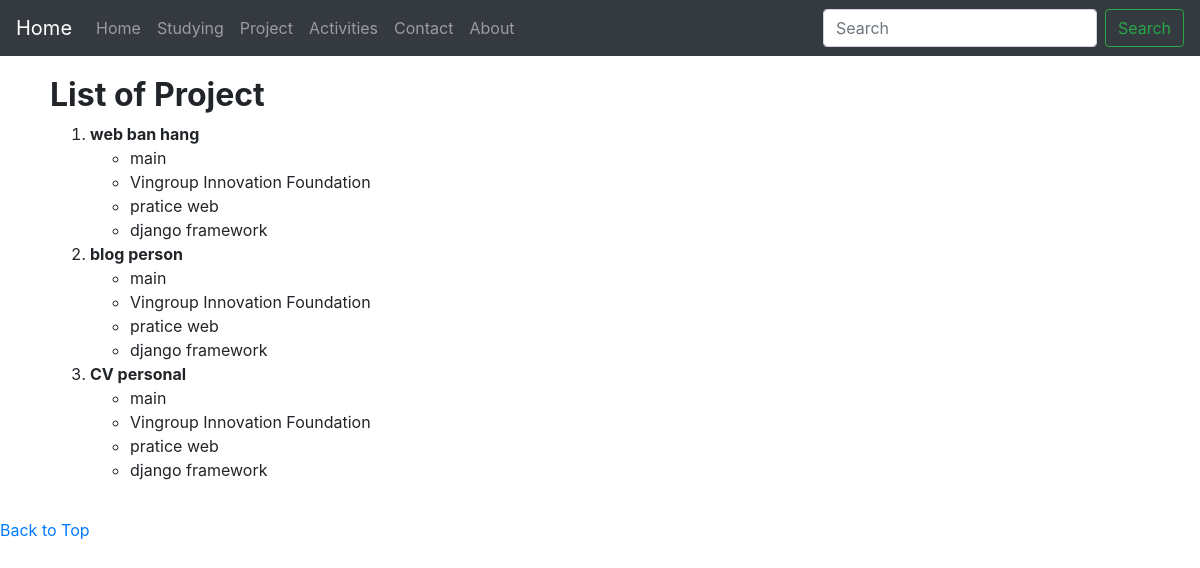
The app's page /project/ with its own data.
### project/models.py (models this page shows, shortened)
class detailProject(models.Model):
    project = models.ForeignKey(Project, on_delete=models.CASCADE)
    Role = models.CharField(max_length=100)
    Funding = models.CharField(max_length=100)
    ProjectTitle = models.CharField(max_length=100)
    MainArea = models.CharField(max_length=100)

class Project(models.Model):
    name = models.CharField(max_length=100)
    role = models.CharField(max_length=100)
    time = models.CharField(max_length=100)
    def __str__(self):
        return self.name

### disploy/views.py (the view)
# urls.py: path('project/',views.ProjectClass.as_view(),name='project'),
class ProjectClass(views.View):
    def get(self,request):
        de=detailProject.objects.all()
        return render(request,'disploy/project.html',{'de':de} )

### templates/disploy/project.html
{% extends 'base.html' %}
{%block content%}
<h2><strong>List of Project</strong></h2>
<ol>
{% for item in de %}
    <li>
        <strong>{{item.project}}</strong>
        <ul style="">
            <li>{{item.Role}}</li>
            <li>{{item.Funding}}</li>
            <li>{{item.ProjectTitle}}</li>
            <li>{{item.MainArea}}</li>
        </ul>
    </li>
{%endfor%}
    </ol>
{%endblock%}

### templates/base.html (shortened to what this page needs)
<!DOCTYPE html>
<html lang="en">
<head>
    <link rel="stylesheet" href="https://cdn.jsdelivr.net/npm/bootstrap@4.5.3/dist/css/bootstrap.min.css"
>
</head>
<body>
<nav class="navbar navbar-expand-lg navbar-dark bg-dark">
    <a class="navbar-brand" href="{% url 'disploy:index' %}">Home</a>
    <div class="collapse navbar-collapse" id="navbarSupportedContent">
        <ul class="navbar-nav mr-auto">
            <li class="nav-item">
                <a class="nav-link" href="{% url 'disploy:index' %}">Home <span class="sr-only">(current)</span></a>
            </li>
            <li class="nav-item">
                <a class="nav-link" href="{% url 'study' %}">Studying</a>
            </li>
            <li class="nav-item">
                <a class="nav-link" href="{% url 'disploy:project' %}">Project</a>
            </li>
            <li class="nav-item">
                <a class="nav-link" href="{% url 'active' %}">Activities</a>
            <li class="nav-item">
                <a class="nav-link" href="{% url 'detailPerson:contact' %}">Contact</a>
            </li>
            <li class="nav-item">
                <a class="nav-link" href="{% url 'about' %}">About</a>
            </li>
        </ul>
        <form class="form-inline my-2 my-lg-0">
            <input class="form-control mr-sm-2" type="search" placeholder="Search" aria-label="Search">
            <button class="btn btn-outline-success my-2 my-sm-0" type="submit">Search</button>
        </form>
    </div>
</nav>
<div class="container" style="padding:20px;">
    {% block content %}
    {%endblock%}
</div>
<a href="">Back to Top</a>
</body>
</html>

### records on screen
detailProject: project "web ban hang", Role "main", Funding "Vingroup Innovation Foundation", ProjectTitle "pratice web", MainArea "django framework"
detailProject: project "blog person", Role "main", Funding "Vingroup Innovation Foundation", ProjectTitle "pratice web", MainArea "django framework"
detailProject: project "CV personal", Role "main", Funding "Vingroup Innovation Foundation", ProjectTitle "pratice web", MainArea "django framework"
